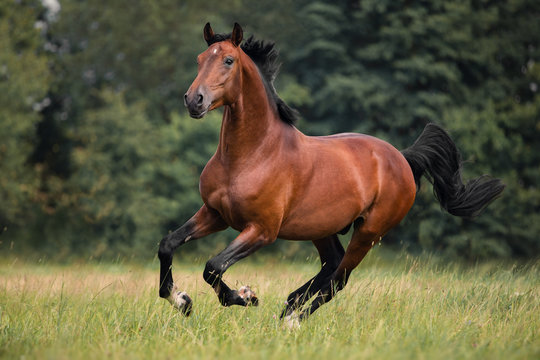
#> input picture Assignment-6/Huffman_Coding/Horse.jpg, 540 x 360 px, found by its file name
$ python dwtz.py
#> lines starting #> are read from the running program, lines starting #| are printed output that depends on the picture
import numpy as np
import pywt
import matplotlib.pyplot as plt
from PIL import Image

def dwt2d(image_path):
    # Load the image
#> called with image_path = 'E:\\DIP\\Huffman_Coding\\Horse.jpg'
    img = Image.open(image_path).convert('L')  # Convert to grayscale
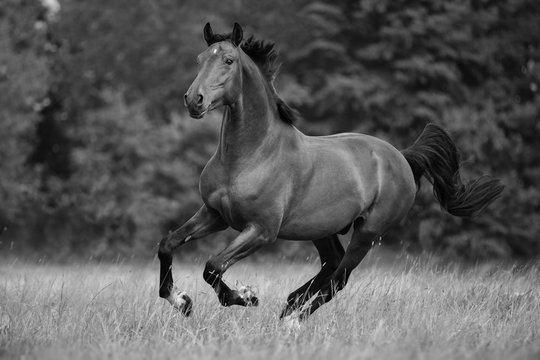
#> img: PIL image 540x360 L; min 0, max 249, mean 89.1
    img_array = np.array(img)

    # Perform 2D DWT
    coeffs2 = pywt.dwt2(img_array, 'haar')  # You can choose other wavelets like 'db1', 'sym2', etc.
    cA, (cH, cV, cD) = coeffs2
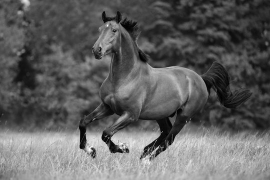
#> cA: shape (180, 270) float64; min 3, max 460.5, mean 178.2; drawn with min black and max white
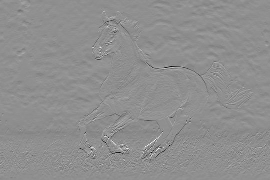
#> cH: shape (180, 270) float64; min -133, max 103.5, mean -0.2; drawn with min black and max white
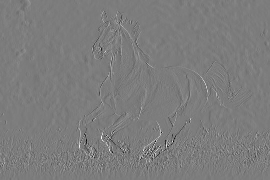
#> cV: shape (180, 270) float64; min -137, max 143, mean 0; drawn with min black and max white
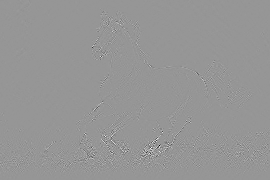
#> cD: shape (180, 270) float64; min -113, max 79, mean 0; drawn with min black and max white

    # Plotting the results
    plt.figure(figsize=(12, 8))

    plt.subplot(221)
    plt.imshow(cA, interpolation="nearest", cmap='gray')
    plt.title('Approximation Coefficients (cA)')
    plt.axis('off')

    plt.subplot(222)
    plt.imshow(cH, interpolation="nearest", cmap='gray')
    plt.title('Horizontal Detail Coefficients (cH)')
    plt.axis('off')

    plt.subplot(223)
    plt.imshow(cV, interpolation="nearest", cmap='gray')
    plt.title('Vertical Detail Coefficients (cV)')
    plt.axis('off')

    plt.subplot(224)
    plt.imshow(cD, interpolation="nearest", cmap='gray')
    plt.title('Diagonal Detail Coefficients (cD)')
    plt.axis('off')

    plt.tight_layout()
    plt.show()

# Example usage
image_path = r"E:\DIP\Huffman_Coding\Horse.jpg"  # Update this path to your image
dwt2d(image_path)
